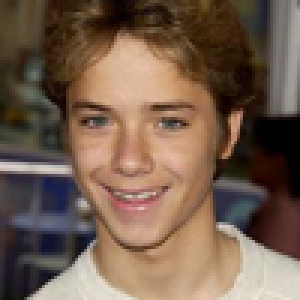
#> input picture data/M/M (113).jpg, 100 x 100 px (shown 3 times larger); its folder holds only this picture in this run
$ python processed.py
#> lines starting #> are read from the running program, lines starting #| are printed output that depends on the picture
import cv2
import os
import numpy as np

DATASET_DIR = "./processed"
DATA = "./data"
min_w = 20
min_h = 20

# Cargar archivo clasificador
face_cascade = cv2.CascadeClassifier("./haarcascade_frontalface_default.xml")

# obtener una lista de las subcarpetas en data
subfolders = os.listdir(DATA)

# Crear la carpeta "processed" si no existe
if not os.path.exists(DATASET_DIR):
    os.mkdir(DATASET_DIR)

# creamos las subcarpetas halladas, en la carpeta processed
for sf in subfolders:
    if not os.path.exists(f"{DATASET_DIR}/{sf}"):
        os.mkdir(f"{DATASET_DIR}/{sf}")

for filename_sf in subfolders:
    # ruta de cada subcarpeta de data
    sf_path = os.path.join(DATA,filename_sf)
    #nombre de cada imagen de cada subcarpeta
    filename_image = os.listdir(sf_path)

    for file_name in filename_image:
        #ruta de cada imagen de cada subcarpeta de data
        image_path_src = sf_path + "/" + file_name
        image_path_src = os.path.abspath(image_path_src)
        image_path_processed = image_path_src.replace("data", "processed" )
        #leer cada imagen
        img = cv2.imread(image_path_src)
#> img is the input picture: shape (100, 100, 3); mean B, G, R 77.9, 94.4, 117.2
        # cambio de color
        gray = cv2.cvtColor(img, cv2.COLOR_BGR2GRAY)
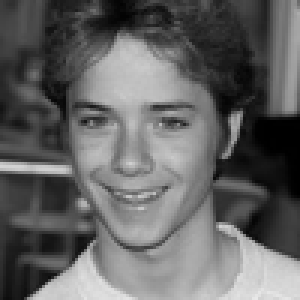
#> gray: shape (100, 100) (shown 3 times larger); min 0, max 232, mean 99.4
        # deteccion de la cara
        faces = face_cascade.detectMultiScale(gray, 1.1, 5)
#> faces = [[15, 18, 60, 60]]
        if len(faces) == 0 :
            continue
        faces = sorted(faces, key = lambda f:f[2]*f[3])
        #print (face)
        # marcado
        for face in faces[-1:] :
            x, y, w, h = face
            if w >= min_w or h >= min_h:
                offset = 10
                face_section = img[y - offset : y + h + offset, x - offset : x + w + offset]
                face_section = np.array(face_section)
                if 0 in face_section.shape:
                    continue

                #print(face_section)

                face_section = cv2.resize(face_section, (224, 224))
                print (image_path_processed)
                cv2.imwrite(
                        image_path_processed, face_section
                )
#> this loop made 1 pass
#> (x, y, w, h, offset) on pass 1: (15, 18, 60, 60, 10)
#| processed/M/M (113).jpg
#> pass 1, `face_section = img[y - offset : y + h + offset, x - offset : x + w + o..`:
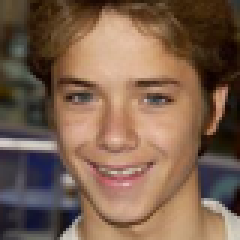
#> face_section: shape (80, 80, 3) (shown 3 times larger); mean B, G, R 77.8, 96.6, 123.8
#> pass 1, `face_section = cv2.resize(face_section, (224, 224))`:
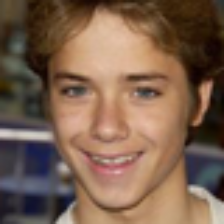
#> face_section: shape (224, 224, 3); mean B, G, R 77.7, 96.4, 123.7
#> pass 2 of the loop `for filename_sf in subfolders:`:
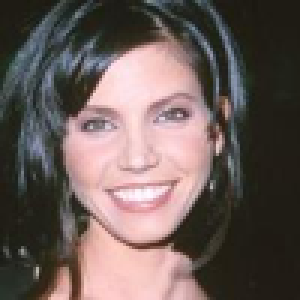
#> input picture data/W/W (118).jpg, 100 x 100 px (shown 3 times larger)
#> img is the input picture: shape (100, 100, 3); mean B, G, R 88.8, 92.5, 106.3
#> `gray = cv2.cvtColor(img, cv2.COLOR_BGR2GRAY)`:
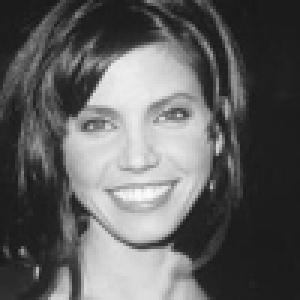
#> gray: shape (100, 100) (shown 3 times larger); min 24, max 251, mean 96.2
#> faces = [[17, 17, 59, 59]]
#> the loop `for face in faces[-1:] :` made 1 pass
#> (x, y, w, h, offset) on pass 1: (17, 17, 59, 59, 10)
#> (printed output is left out)
#> pass 1, `face_section = cv2.resize(face_section, (224, 224))`:
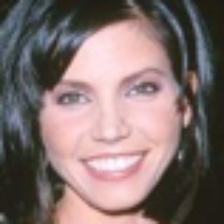
#> face_section: shape (224, 224, 3); mean B, G, R 110.1, 112, 129.1
